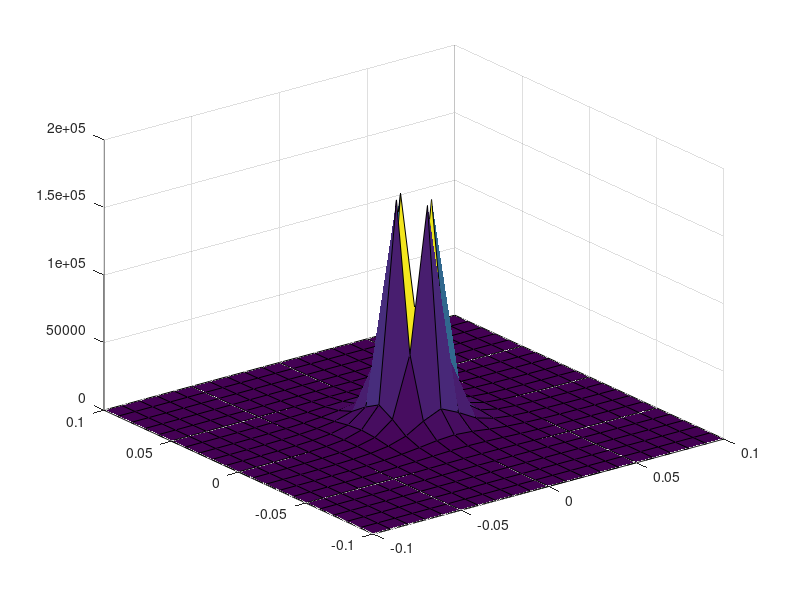
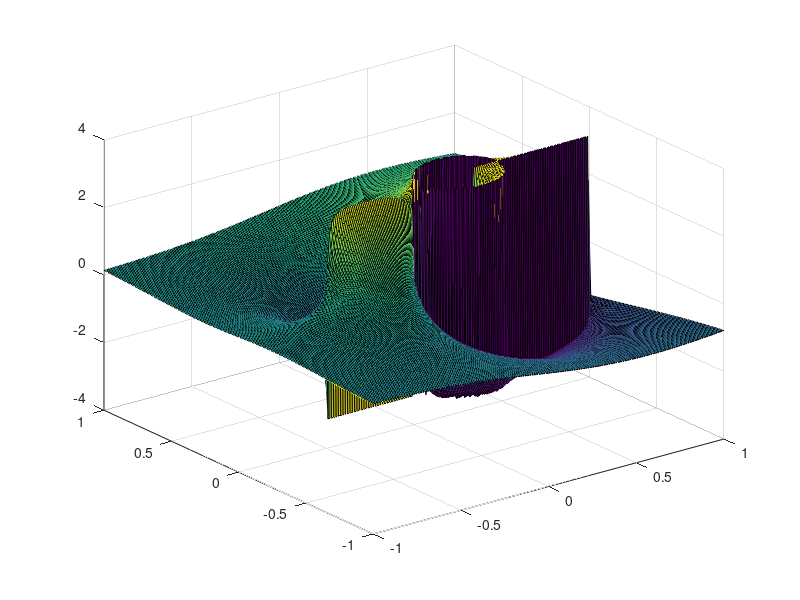

MATLAB code to generate these figures, in order:
%% Magnitude 

clear
[x,y] = meshgrid(-0.1: 0.01: 0.1);
z = x + 1i*y;
H_magnitude = abs((1-z.^(-1)).*(1+0.5*z.^(-1)).*(1-(1/3)*z.^(-1)));
figure;
surf(x,y,H_magnitude);

%% Angle 

clear
[x,y] = meshgrid(-1: 0.01: 1);
z = x + 1i*y;
H_angle = angle((1-z.^(-1)).*(1+0.5*z.^(-1)).*(1-(1/3)*z.^(-1)));
figure;
surf(x,y,H_angle);

